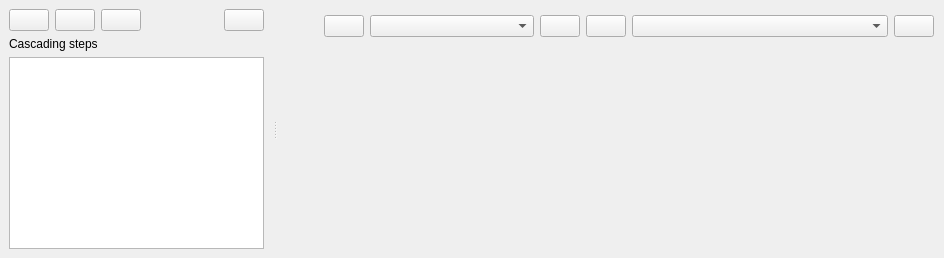
          <widget class="QWidget" name="GridSectionTab">
           <attribute name="icon">
            <iconset resource="icons.qrc">
             <normaloff>:/Icons/icons/schematic.svg</normaloff>:/Icons/icons/schematic.svg</iconset>
           </attribute>
           <attribute name="title">
            <string>Schematic</string>
           </attribute>
           <layout class="QHBoxLayout" name="horizontalLayout_5">
            <property name="leftMargin">
             <number>0</number>
            </property>
            <property name="topMargin">
             <number>0</number>
            </property>
            <property name="rightMargin">
             <number>0</number>
            </property>
            <property name="bottomMargin">
             <number>0</number>
            </property>
            <item>
             <widget class="QSplitter" name="cascade_grid_splitter">
              <property name="orientation">
               <enum>Qt::Horizontal</enum>
              </property>
              <widget class="QFrame" name="cascade_menu">
               <property name="frameShape">
                <enum>QFrame::NoFrame</enum>
               </property>
               <property name="frameShadow">
                <enum>QFrame::Raised</enum>
               </property>
               <layout class="QVBoxLayout" name="verticalLayout_3">
                <property name="leftMargin">
                 <number>0</number>
                </property>
                <property name="topMargin">
                 <number>0</number>
                </property>
                <property name="rightMargin">
                 <number>0</number>
                </property>
                <property name="bottomMargin">
                 <number>0</number>
                </property>
                <item>
                 <layout class="QVBoxLayout" name="verticalLayout_2">
                  <item>
                   <widget class="QFrame" name="frame_10">
                    <property name="frameShape">
                     <enum>QFrame::NoFrame</enum>
                    </property>
                    <property name="frameShadow">
                     <enum>QFrame::Raised</enum>
                    </property>
                    <layout class="QVBoxLayout" name="verticalLayout_5">
                     <item>
                      <widget class="QFrame" name="frame_11">
                       <property name="frameShape">
                        <enum>QFrame::NoFrame</enum>
                       </property>
                       <property name="frameShadow">
                        <enum>QFrame::Raised</enum>
                       </property>
                       <layout class="QHBoxLayout" name="horizontalLayout_3">
                        <property name="leftMargin">
                         <number>0</number>
                        </property>
                        <property name="topMargin">
                         <number>0</number>
                        </property>
                        <property name="rightMargin">
                         <number>0</number>
                        </property>
                        <property name="bottomMargin">
                         <number>0</number>
                        </property>
                        <item>
                         <widget class="QPushButton" name="run_cascade_pushButton">
                          <property name="toolTip">
                           <string>Run complete cascading process</string>
                          </property>
                          <property name="text">
                           <string/>
                          </property>
                          <property name="icon">
                           <iconset resource="icons.qrc">
                            <normaloff>:/Icons/icons/run_cascade.svg</normaloff>:/Icons/icons/run_cascade.svg</iconset>
                          </property>
                         </widget>
                        </item>
                        <item>
                         <widget class="QPushButton" name="run_cascade_step_pushButton">
                          <property name="toolTip">
                           <string>Run next cascading state</string>
                          </property>
                          <property name="text">
                           <string/>
                          </property>
                          <property name="icon">
                           <iconset resource="icons.qrc">
                            <normaloff>:/Icons/icons/run_cascade_step.svg</normaloff>:/Icons/icons/run_cascade_step.svg</iconset>
                          </property>
                         </widget>
                        </item>
                        <item>
                         <widget class="QPushButton" name="copy_cascade_step_pushButton">
                          <property name="toolTip">
                           <string>Copy cascade state to normal grid state</string>
                          </property>
                          <property name="text">
                           <string/>
                          </property>
                          <property name="icon">
                           <iconset resource="icons.qrc">
                            <normaloff>:/Icons/icons/copy.svg</normaloff>:/Icons/icons/copy.svg</iconset>
                          </property>
                         </widget>
                        </item>
                        <item>
                         <spacer name="horizontalSpacer_2">
                          <property name="orientation">
                           <enum>Qt::Horizontal</enum>
                          </property>
                          <property name="sizeHint" stdset="0">
                           <size>
                            <width>40</width>
                            <height>20</height>
                           </size>
                          </property>
                         </spacer>
                        </item>
                        <item>
                         <widget class="QPushButton" name="clear_cascade_pushButton">
                          <property name="text">
                           <string/>
                          </property>
                          <property name="icon">
                           <iconset resource="icons.qrc">
                            <normaloff>:/Icons/icons/delete.svg</normaloff>:/Icons/icons/delete.svg</iconset>
                          </property>
                         </widget>
                        </item>
                       </layout>
                      </widget>
                     </item>
                     <item>
                      <widget class="QLabel" name="label_27">
                       <property name="text">
                        <string>Cascading steps</string>
                       </property>
                      </widget>
                     </item>
                     <item>
                      <widget class="QTableView" name="cascade_tableView"/>
                     </item>
                    </layout>
                   </widget>
                  </item>
                 </layout>
                </item>
               </layout>
              </widget>
              <widget class="QFrame" name="frame_6">
               <property name="frameShape">
                <enum>QFrame::NoFrame</enum>
               </property>
               <property name="frameShadow">
                <enum>QFrame::Raised</enum>
               </property>
               <layout class="QVBoxLayout" name="verticalLayout_34">
                <item>
                 <widget class="QFrame" name="grid_colouring_frame">
                  <property name="maximumSize">
                   <size>
                    <width>16777215</width>
                    <height>34</height>
                   </size>
                  </property>
                  <property name="frameShape">
                   <enum>QFrame::NoFrame</enum>
                  </property>
                  <property name="frameShadow">
                   <enum>QFrame::Raised</enum>
                  </property>
                  <layout class="QGridLayout" name="gridLayout_20">
                   <property name="leftMargin">
                    <number>1</number>
                   </property>
                   <property name="topMargin">
                    <number>1</number>
                   </property>
                   <property name="rightMargin">
                    <number>1</number>
                   </property>
                   <property name="bottomMargin">
                    <number>1</number>
                   </property>
                   <item row="1" column="6">
                    <widget class="QComboBox" name="simulation_results_step_comboBox">
                     <property name="minimumSize">
                      <size>
                       <width>256</width>
                       <height>0</height>
                      </size>
                     </property>
                     <property name="toolTip">
                      <string>Steps in the simulation</string>
                     </property>
                    </widget>
                   </item>
                   <item row="1" column="0">
                    <spacer name="horizontalSpacer_19">
                     <property name="orientation">
                      <enum>Qt::Horizontal</enum>
                     </property>
                     <property name="sizeHint" stdset="0">
                      <size>
                       <width>40</width>
                       <height>20</height>
                      </size>
                     </property>
                    </spacer>
                   </item>
                   <item row="1" column="7">
                    <widget class="QPushButton" name="view_next_simulation_step_pushButton">
                     <property name="toolTip">
                      <string>Next</string>
                     </property>
                     <property name="text">
                      <string/>
                     </property>
                     <property name="icon">
                      <iconset resource="icons.qrc">
                       <normaloff>:/Icons/icons/next.svg</normaloff>:/Icons/icons/next.svg</iconset>
                     </property>
                    </widget>
                   </item>
                   <item row="1" column="2">
                    <widget class="QComboBox" name="available_results_to_color_comboBox">
                     <property name="minimumSize">
                      <size>
                       <width>164</width>
                       <height>0</height>
                      </size>
                     </property>
                     <property name="toolTip">
                      <string>Available results</string>
                     </property>
                    </widget>
                   </item>
                   <item row="1" column="5">
                    <widget class="QPushButton" name="view_previous_simulation_step_pushButton">
                     <property name="toolTip">
                      <string>Previous</string>
                     </property>
                     <property name="text">
                      <string/>
                     </property>
                     <property name="icon">
                      <iconset resource="icons.qrc">
                       <normaloff>:/Icons/icons/prev.svg</normaloff>:/Icons/icons/prev.svg</iconset>
                     </property>
                    </widget>
                   </item>
                   <item row="1" column="4">
                    <widget class="QPushButton" name="colour_results_pushButton">
                     <property name="toolTip">
                      <string>Color the grid with the selected study</string>
                     </property>
                     <property name="text">
                      <string/>
                     </property>
                     <property name="icon">
                      <iconset resource="icons.qrc">
                       <normaloff>:/Icons/icons/color_grid.svg</normaloff>:/Icons/icons/color_grid.svg</iconset>
                     </property>
                    </widget>
                   </item>
                   <item row="1" column="1">
                    <widget class="QPushButton" name="show_map_pushButton">
                     <property name="toolTip">
                      <string>Show coloured map</string>
                     </property>
                     <property name="text">
                      <string/>
                     </property>
                     <property name="icon">
                      <iconset resource="icons.qrc">
                       <normaloff>:/Icons/icons/show_color_controls.svg</normaloff>:/Icons/icons/show_color_controls.svg</iconset>
                     </property>
                    </widget>
                   </item>
                  </layout>
                 </widget>
                </item>
                <item>
                 <widget class="QFrame" name="frame_33">
                  <property name="frameShape">
                   <enum>QFrame::NoFrame</enum>
                  </property>
                  <property name="frameShadow">
                   <enum>QFrame::Raised</enum>
                  </property>
                  <layout class="QVBoxLayout" name="verticalLayout_30">
                   <property name="leftMargin">
                    <number>0</number>
                   </property>
                   <property name="topMargin">
                    <number>0</number>
                   </property>
                   <property name="rightMargin">
                    <number>0</number>
                   </property>
                   <property name="bottomMargin">
                    <number>0</number>
                   </property>
                   <item>
                    <layout class="QHBoxLayout" name="schematic_layout"/>
                   </item>
                  </layout>
                 </widget>
                </item>
               </layout>
              </widget>
             </widget>
            </item>
           </layout>
          </widget>
